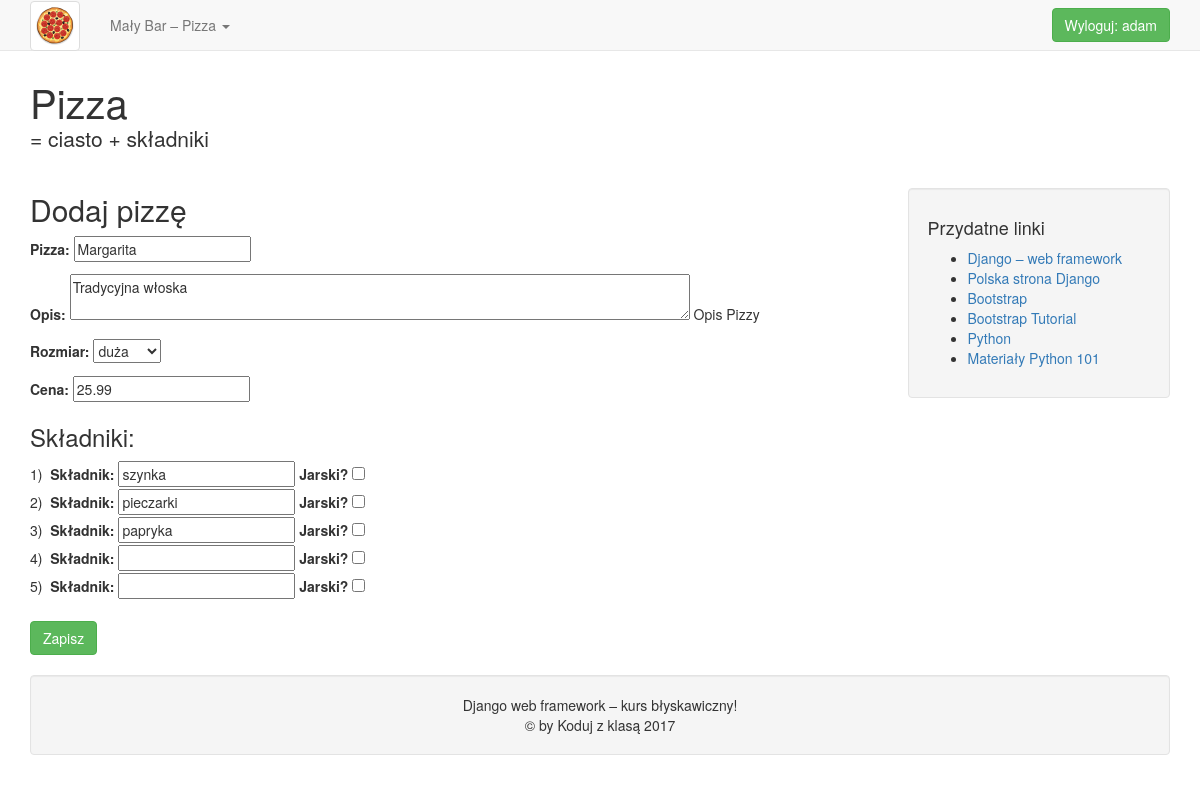
The app's page /aktualizuj/2/ (signed in) with its own data.
### pizza/models.py (models this page shows, shortened)
class Pizza(models.Model):
    LARGE = 'L'
    MEDIUM = 'M'
    SMALL = 'S'
    ROZMIARY = (
        (LARGE, 'duża'),
        (MEDIUM, 'średnia'),
        (SMALL, 'mała'),
    )
    nazwa = models.CharField(verbose_name='Pizza', max_length=30)
    opis = models.TextField(blank=True, help_text='Opis Pizzy')
    rozmiar = models.CharField(max_length=1, choices=ROZMIARY, default=LARGE)
    cena = models.DecimalField(max_digits=5, decimal_places=2)
    data = models.DateField('dodano', auto_now_add=True)
    autor = models.ForeignKey(User)
    class Meta:
        verbose_name_plural = 'pizze'

### pizza/views.py (the view, shortened to what this page needs)
class PizzaUpdate(UpdateView):
    model = Pizza
    form_class = PizzaForm
    context_object_name = 'pizze'
    template_name = 'pizza/pizza_form.html'
    success_url = '/pizza/lista'
    def get_context_data(self, **kwargs):
        context = super(PizzaUpdate, self).get_context_data(**kwargs)
        if self.request.POST:
            context['pizze'] = PizzaForm(
                self.request.POST,
                instance=self.object)
            context['skladniki'] = SkladnikiFormSet(
                self.request.POST,
                instance=self.object)
        else:
            context['pizza'] = PizzaForm(instance=self.object)
            context['skladniki'] = SkladnikiFormSet(instance=self.object)
        return context

### pizza/forms.py
class PizzaForm(ModelForm):
    class Meta:
        model = Pizza
        fields = ('nazwa', 'opis', 'rozmiar', 'cena')
        exclude = ('data', 'autor')
        widgets = {'opis': Textarea(attrs={'rows': 2, 'cols': 80})}

### pizza/templates/pizza/pizza_form.html (shortened to what this page needs)
{% extends "pizza/base.html" %}
    {% block content_title %}
        Dodaj pizzę
    {% endblock %}
    {% block content %}
    <form action="." method="post" id="pform">
        {{ form.as_p }}
        <h3>Składniki:</h3>
        {% for skl in skladniki %}
            <div class="{{ skladniki.prefix }}">
                <span>{{ forloop.counter }})&nbsp;</span>       {{ skl.nazwa.errors }}
                {{ skl.nazwa.label_tag }} {{ skl.nazwa }}
                {{ skl.jarski.label_tag }} {{ skl.jarski }}
            </div>
        {% endfor %}
        <br /><input type="submit" value="Zapisz" class="btn btn-success" />
    </form>
    {% endblock %}
{% block get_js %}
{% load static %}
{% endblock %}

### pizza/templates/pizza/base.html (shortened to what this page needs)
{% load static %}<!DOCTYPE html>
<html lang="pl">
  <head>
    <link href="{% static 'pizza/css/bootstrap.min.css' %}" rel="stylesheet">
    <link href="{% static 'pizza/css/pizza.css' %}" rel="stylesheet">
  </head>
  <body>
    <nav class="navbar navbar-default navbar-fixed-top">
      <div class="container">
        <div class="navbar-header">
          <a class="navbar-brand" href="{% url 'pizza:index' %}">
            <img src="{% static 'pizza/img/pizza.jpg' %}" class="img-thumbnail logo">
          </a>
        </div>
        <div id="navbar" class="navbar-collapse collapse">
          <ul class="nav navbar-nav">
            <li class="dropdown">
              <a href="#" class="dropdown-toggle" data-toggle="dropdown" role="button" aria-haspopup="true" aria-expanded="false">Mały Bar – Pizza <span class="caret"></span></a>
            </li>
          </ul>
          <ul class="nav navbar-right navbar-logout">
          {% if not user.is_authenticated %}
            <li><a class="btn btn-success" href="{% url 'auth_login' %}">Zaloguj</a></li>
          {% else %}
            <li><a class="btn btn-success" href="{% url 'auth_logout' %}">Wyloguj: {{ user.username }}</a></li>
          </ul>
          {% endif %}
        </div>
      </div>
    </nav>
<div class="container">
  <div>
    <h1 class="pizza-title">Pizza</h1>
    <p class="lead">= ciasto + składniki</p>
  </div>
  <div class="row">
    <div class="col-sm-8">
      <h2>{% block content_title %}{% endblock %}</h2>
      {% block content %}{% endblock %}
    </div>
    <div class="col-sm-3 col-sm-offset-1">
      <div class="sidebar">
        <div class="well">
        <h4>Przydatne linki</h4>
        <ul>
          <li><a href="https://www.djangoproject.com/">Django – web framework</a></li>
          <li><a href="http://django.pl/">Polska strona Django</a></li>
          <li><a href="http://getbootstrap.com/">Bootstrap</a></li>
          <li><a href="http://www.w3schools.com/bootstrap/">Bootstrap Tutorial
          </a></li>
          <li><a href="https://www.python.org/">Python</a></li>
          <li><a href="http://python101.readthedocs.io/">Materiały Python 101</a></li>
        </ul>
        </div>
      </div>
    </div>
  </div>
</div>
<div class="container footer">
  <footer>
    <div class="row">
      <div class="col-sm-12 text-center">
        <div class="well">Django web framework – kurs błyskawiczny!<br>&copy; by Koduj z klasą 2017</div>
      </div>
    </div>
  </footer>
</div>
  </body>
</html>

### pizza/static/pizza/css/pizza.css (style rules this page uses)
.navbar-brand { padding-top: 1px; }
.logo { height: 50px; }
.pizza-title { margin-top: 80px; margin-bottom: 0px; font-size: 40px; font-weight: normal; }
.sidebar { padding: 15px; margin: 0px -15px 15px; }
.navbar-logout { margin: 8px -15px; }
.navbar-logout.nav li a { padding: 6px 12px; margin-right: 15px; }
.footer { margin-top: 20px; }

### records on screen
Pizza: nazwa "Margarita", opis "Tradycyjna włoska", rozmiar "duża", cena "25.99"

### other values on screen
{{ user.username }} "adam"
{{ skl.nazwa.label_tag }} "Składnik:" "Składnik:" "Składnik:" "Składnik:" "Składnik:"
{{ skl.jarski.label_tag }} "Jarski?" "Jarski?" "Jarski?" "Jarski?" "Jarski?"
